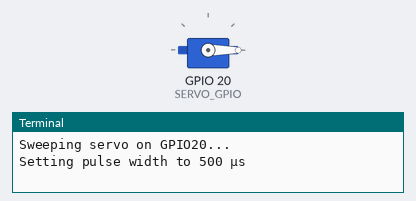
This program was run on a simulated Raspberry Pi (BCM pin numbers). Shown: servo, the last lines printed to the terminal. Servo angles are drawn from the pulse width (0.5 ms = 0°, 2.5 ms = 180°).

Above: at 0.05 s.
At 2.05 s:
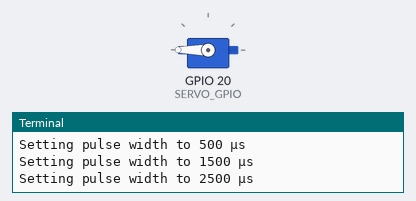
At 4.0 s:
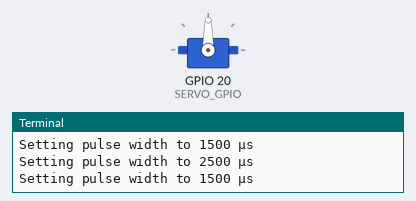
Timing chart, 0 to 5.2 s (numbered marks = the images above):
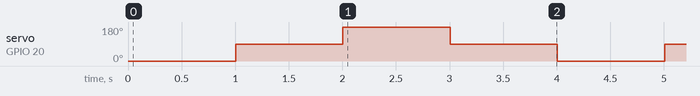

Measured:
- by itself, servo on GPIO 20 (SERVO_GPIO): repeats every 4.0 s: 180° 1.0 s, 90° 1.0 s, 0° 1.0 s, 90° 1.0 s

The program:

servo_pwm_test.py
```python
#!/usr/bin/env python3
"""
Simple servo test using pigpio hardware PWM on GPIO20.

Requirements:
    1. Install pigpio and start the daemon:
         sudo apt install pigpio
         sudo systemctl enable pigpiod
         sudo systemctl start pigpiod
       (or run `sudo pigpiod` manually)

    2. Install the Python client inside your venv:
         pip install pigpio

    3. Run the script:
         python3 sensor_tests/servo_pwm_test.py

The script sweeps between 0° / 90° / 180° with 1-second pauses.
"""

import time

import pigpio

SERVO_GPIO = 20
MIN_US = 500      # adjust for your servo (typical 500-2500 µs)
MID_US = 1500
MAX_US = 2500


def main() -> None:
    pi = pigpio.pi()
    if not pi.connected:
        raise RuntimeError("pigpio daemon not running. Start with `sudo pigpiod`.")

    print("Sweeping servo on GPIO20...")
    try:
        while True:
            for pulse in (MIN_US, MID_US, MAX_US, MID_US):
                print(f"Setting pulse width to {pulse} µs")
                pi.set_servo_pulsewidth(SERVO_GPIO, pulse)
                time.sleep(1)
    except KeyboardInterrupt:
        print("\nStopped.")
    finally:
        pi.set_servo_pulsewidth(SERVO_GPIO, 0)  # disable pulses
        pi.stop()


if __name__ == "__main__":
    main()
```
